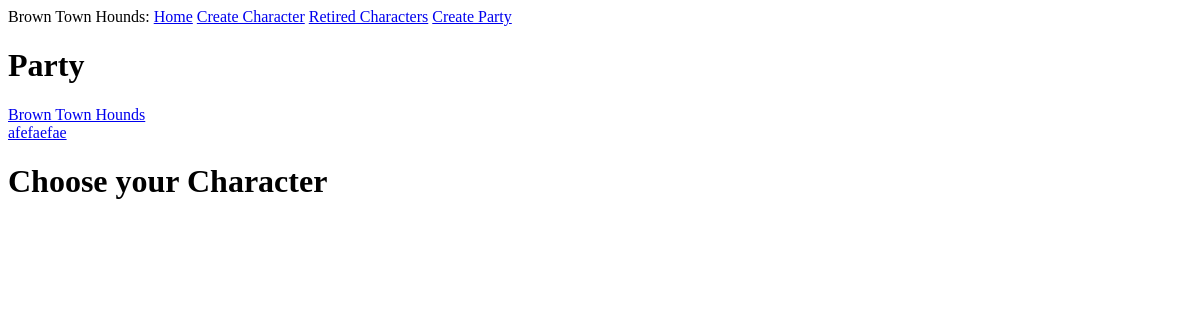
The app's page /index, older data.
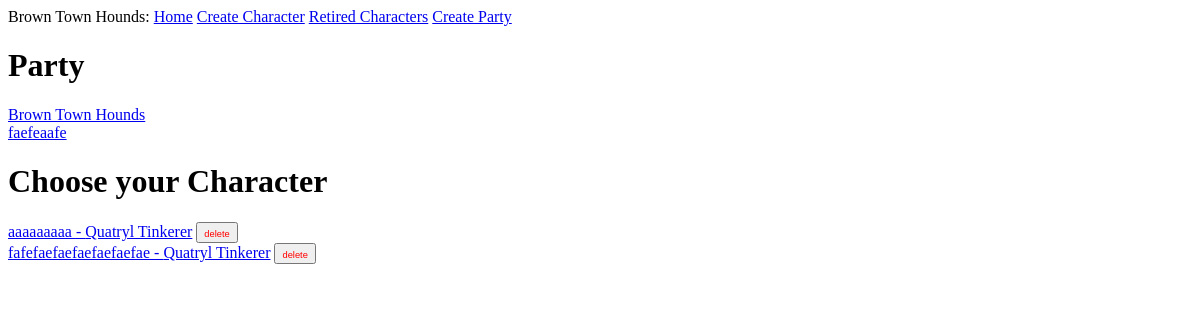
The same page, newer data.
### app/models.py (models this page shows, shortened)
class Party(db.Model):
    id: so.Mapped[int] = so.mapped_column(primary_key=True)
    name: so.Mapped[str] = so.mapped_column(sa.String(64), index=True,
                                                unique=True)
    location: so.Mapped[str] = so.mapped_column(sa.String(64), index=True,
                                                unique=True, nullable=True)
    reputation: so.Mapped[int] = so.mapped_column(sa.Integer, index=True, default=0)
    notes: so.WriteOnlyMapped['PartyNotes'] = so.relationship(back_populates='party', cascade="all, delete", passive_deletes=True)
    achievements: so.WriteOnlyMapped['PartyAchievements'] = so.relationship(back_populates='party', cascade="all, delete", passive_deletes=True)

class Character(db.Model):
    id: so.Mapped[int] = so.mapped_column(primary_key=True)
    name: so.Mapped[str] = so.mapped_column(sa.String(64), index=True,
                                                unique=True)
    level: so.Mapped[int] = so.mapped_column(sa.Integer, index=True, default=1)
    xp: so.Mapped[int] = so.mapped_column(sa.Integer, index=True, default=0)
    gold: so.Mapped[int] = so.mapped_column(sa.Integer, index=True, default=0)
    perk_points: so.Mapped[int] = so.mapped_column(sa.Integer, index=True, default=0)
    class_id: so.Mapped[int] = so.mapped_column(sa.ForeignKey(Class.id),
                                               index=True)
    char_perk: so.Mapped[list["Character_Perk"]] = so.relationship(back_populates='character', cascade="all, delete-orphan")
    class_name: so.Mapped[Class] = so.relationship(back_populates='characters')
    notes: so.Mapped[list['Notes']] = so.relationship(back_populates='character', cascade="all, delete-orphan")

class Class(db.Model):
    id: so.Mapped[int] = so.mapped_column(primary_key=True)
    name: so.Mapped[str] = so.mapped_column(sa.String(64), index=True,
                                                unique=True)
    class_perks: so.Mapped[list["Class_Perk"]] = so.relationship(back_populates="class_")
    characters: so.Mapped[list["Character"]] = so.relationship(back_populates='class_name')
    retired_characters: so.Mapped[list["RetiredCharacter"]] = so.relationship(back_populates='class_name')

### app/routes.py (the view, shortened to what this page needs)
@app.route('/')
@app.route('/index', methods=['GET', 'POST'])
def index():
    get_characters = sa.select(Character) #Selecting the Character class to get list of characters from DB
    get_parties = sa.select(Party)
    characters = db.session.scalars(get_characters).all() #storing existing DB entries from Character table
    parties = db.session.scalars(get_parties).all()
    return render_template('index.html', title='Home', characters=characters, parties=parties) #passing this new dictionary ^ to the index.html page. on that page, they will be displayed.

### app/templates/index.html
{% extends "base.html" %}
{% block content %}
    <h1>Party</h1>
    {% for party in parties %}
    <a href="{{ url_for('party', party_name=party.name) }}">{{ party.name }}</a><br>
    {% endfor %}
    <h1>Choose your Character</h1>
    {% for character in characters %}
        <a href="{{ url_for('character', character=character.name) }}">{{ character.name }} - {{ character.class_name.name }}</a>
            <form action="" method="post" style="display:inline;">
                <button type="submit" name="delete_char_id" value="{{ character.id }}"><span style="font-size: 0.7em; color: red; border: none;">delete</span></button>
            </form><br>
    {% endfor %}
{% endblock %}

Row changes from the older to the newer data that the page shows:
changed Party: name "afefaefae" → "faefeaafe"
added Character: name "aaaaaaaaa", class_name.name "Quatryl Tinkerer", {{ character.id }} 6 (drawn)
added Character: name "fafefaefaefaefaefaefae", class_name.name "Quatryl Tinkerer", {{ character.id }} 7 (drawn)
